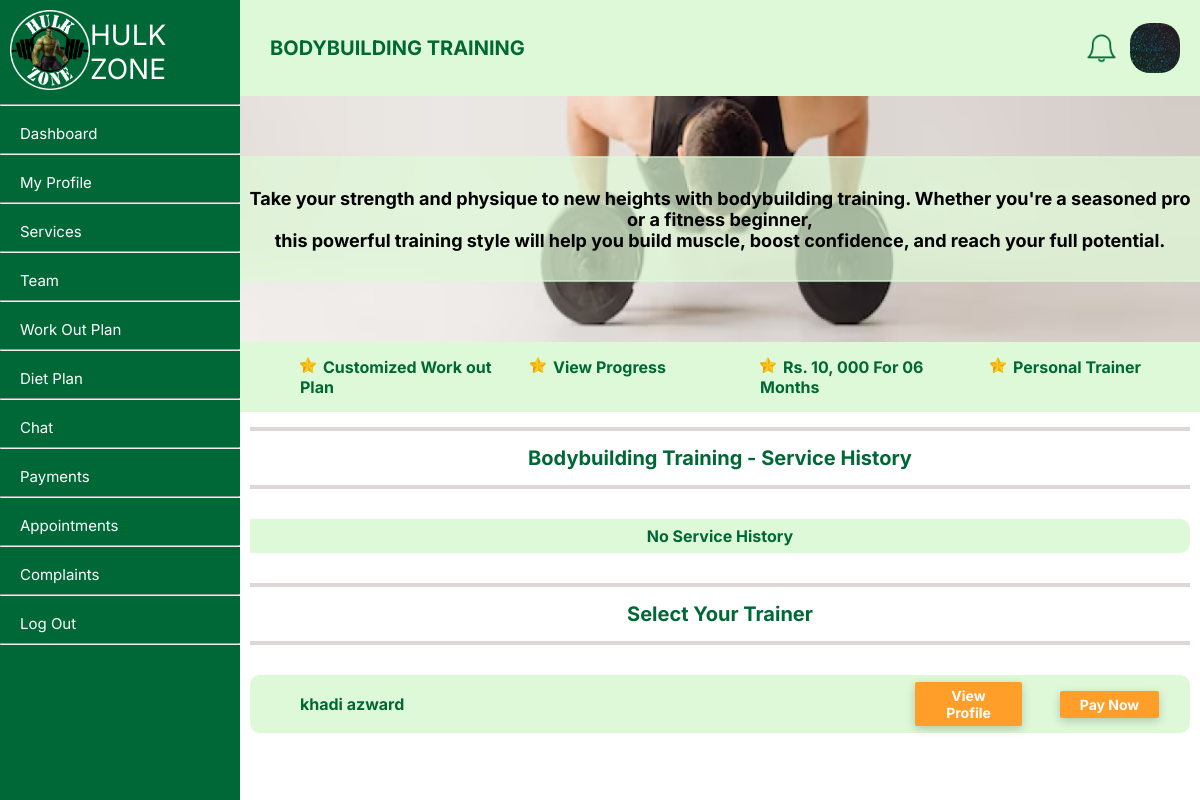
The page /member/bodybuilding.php (signed in) on the database as committed earlier.
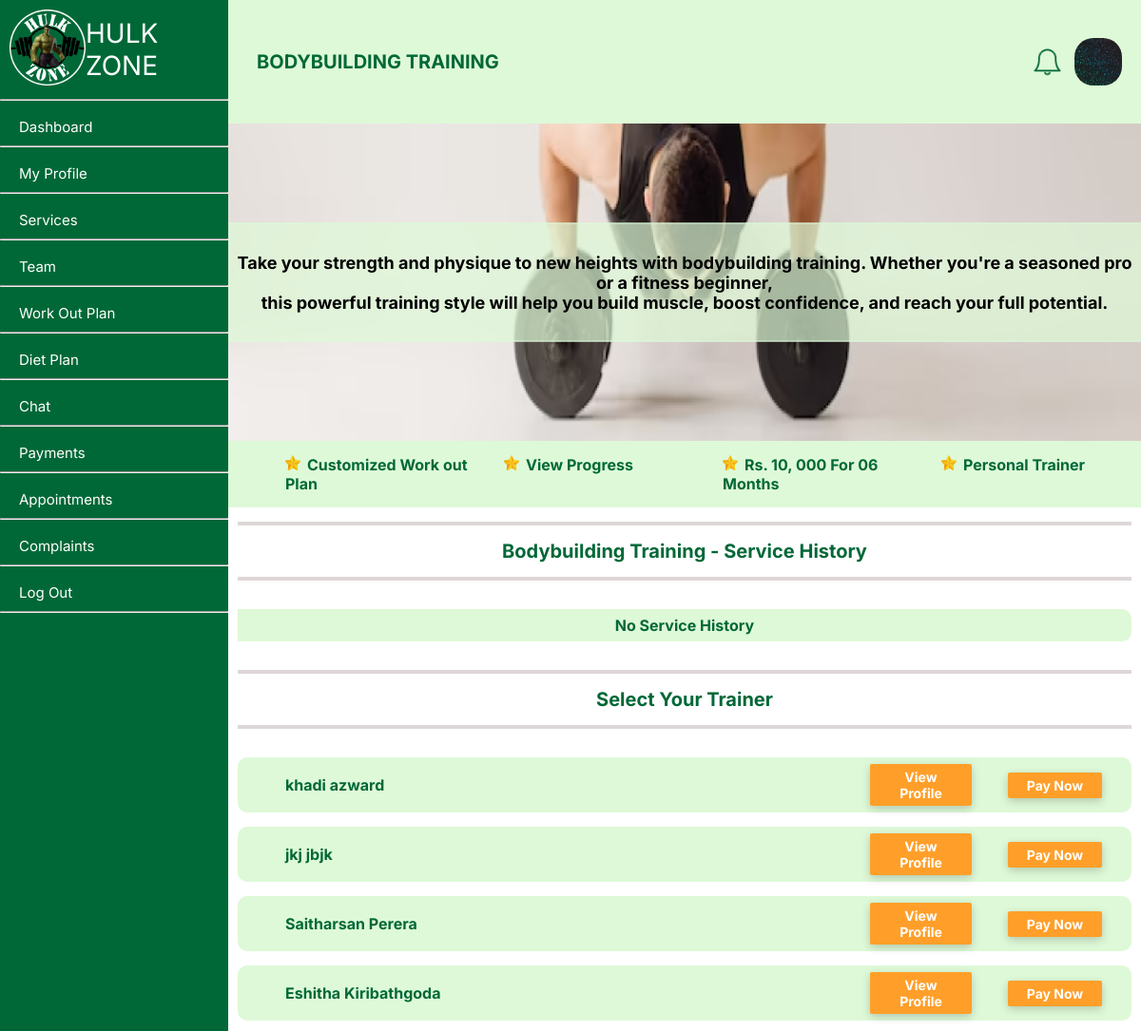
The same page on the database as committed later.
### tables this page shows
CREATE TABLE `employeeservice` (
  `serviceID` int NOT NULL,
  `employeeID` int NOT NULL
);

CREATE TABLE `user` (
  `userID` int NOT NULL,
  `fName` text NOT NULL,
  `lName` text NOT NULL,
  `NIC` text NOT NULL,
  `gender` varchar(50) NOT NULL,
  `profilePhoto` text,
  `dateOfBirth` date NOT NULL,
  `roles` int NOT NULL,
  `statuses` int NOT NULL,
  `contactNumber` int NOT NULL,
  `streetNumber` varchar(255) DEFAULT NULL,
  `addressLine01` text,
  `addressLine02` text,
  `city` text,
  `pw` varchar(255) NOT NULL,
  `created_at` date NOT NULL,
  `email` varchar(50) NOT NULL
);

### member/bodybuilding.php (the view, shortened to what the changed rows need)
<?php
include '../connect.php';
?>
<!DOCTYPE html>
<html lang="en">
<head>
    <link rel="stylesheet" type="text/css" href="../member/style/gen.css">
    <link rel="stylesheet" type="text/css" href="../member/style/servicepage.css">
    <link rel="stylesheet" href="https://cdnjs.cloudflare.com/ajax/libs/font-awesome/5.15.3/css/all.min.css">
</head>
<body>
            <?php
                include("navBar.php");
            ?>
        <div class="body">
                        <?php include("notifications.php"); ?>
            <div class="content">
                <div class="row-two" style="margin-left: 10px; margin-right: 10px;">
                        <?php
                            $sql2 = "SELECT employeeID FROM `employeeservice` where serviceID = 2";
                            $result2 = mysqli_query($conn, $sql2);
                            if ($result2 && mysqli_num_rows($result2) > 0) {
                                echo '<table>';
                                while ($row2 = mysqli_fetch_assoc($result2)) {
                                    $employeeID = $row2["employeeID"];
                                    $sql3 = "select userID from employee where employeeID = $employeeID";
                                    $result3 = mysqli_query($conn, $sql3);
                                    $row3 = mysqli_fetch_assoc($result3);
                                    $userID = $row3["userID"];
                                    $sql4 = "select * from user where userID = $userID";
                                    $result4 = mysqli_query($conn, $sql4);
                                    $row4 = mysqli_fetch_assoc($result4);
                                    $field1name = $row4["fName"] . " " . $row4["lName"];
                                    $field2name ="<div><a href='employeeProfile.php?userID=$row3[userID]' class = 'button'>View Profile</a></div>";
                                    $sql5 = "SELECT * FROM servicecharge WHERE serviceID IN (1, 2, 4) AND endDate >= NOW()";
                                    $result5 = mysqli_query($conn, $sql5);
                                    $ongoingService = mysqli_num_rows($result5) > 0;
                                    if ($ongoingService) {
                                        $payNow = 'javascript:void(0);';
                                        $onclick = 'onclick="alert(\'You already have an ongoing service and cannot obtain another one until it ends.\'); return false;"';
                                    } else {
                                        $payNow = 'pay_now.php?employeeID='.$employeeID.'&serviceID=1';
                                        $onclick = "";
                                    }
                                    $field3name = '<a href="'.$payNow.'" class = "button" '.$onclick.'>Pay Now</a>';
                                    echo '<tr>
                                        <td style="text-align:left; padding-left: 50px;">'.$field1name.'</td>
                                        <td>'.$field2name.'</td>
                                        <td>'.$field3name.'</td>
                                    </tr>';
                                }
                                echo '</table>';
                            } else {
                                echo '<table>
                                    <tr>
                                        <td style=:"width:100%;"> Trainers Unavailable at the Moment </td>
                                    </tr>
                                </table>';
                            }
                        ?>
                </div>
            </div>
        </div>
</body>
</html>

Rows that differ between the two databases and show on the page:
added employeeservice: user.fName+lName "jkj jbjk"
added employeeservice: user.fName+lName "Saitharsan Perera"
added employeeservice: user.fName+lName "Eshitha Kiribathgoda"
